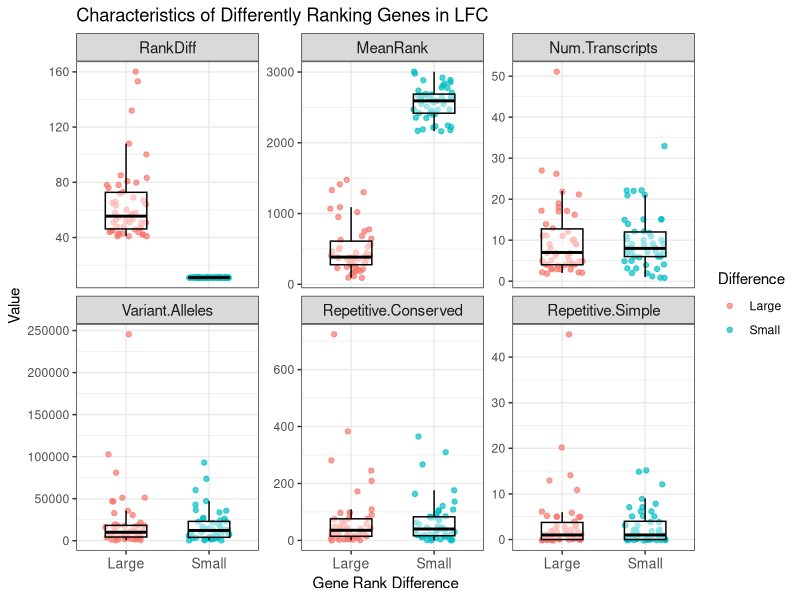
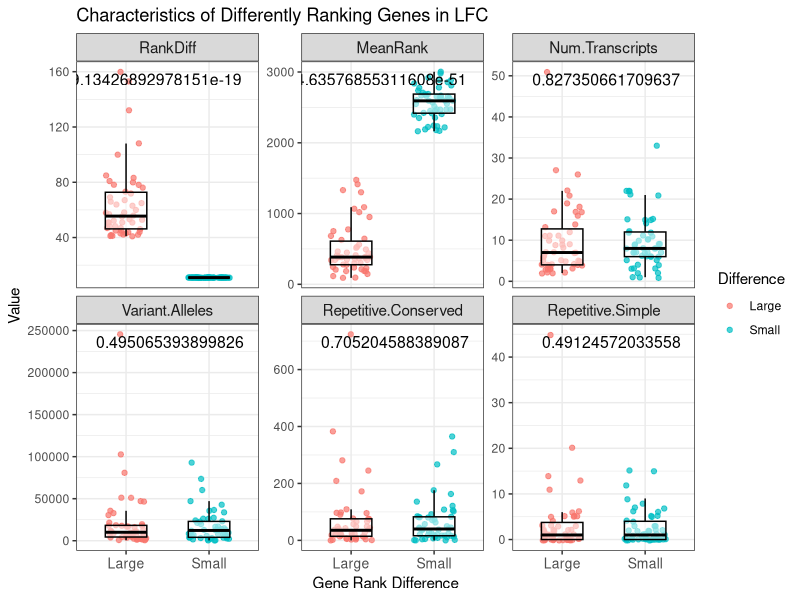

Here is the R script that generated these plots, in order:
## ---- chunk 1
knitr::opts_chunk$set(
    warning=FALSE,
    message=FALSE
    )
## ---- chunk 2
library(data.table)
library(tidyverse)
library(rmarkdown)
library(ggplot2)
## ---- chunk 3

# Import data
rankdiff <- fread("tpmVScount_LFC_RankDiff.csv")[, -1]


# Explore the data structure
dim(rankdiff)
head(rankdiff)

# Assign ranking category:
# e.g. log2FoldChange, FDR, etc
Ranking.Category <- "LFC"

# Subset top/bottom 50 rankdiff genes and add a column assigning difference size
(large.rankdiff <- head(rankdiff, 50)[, Difference := "Large"])
(small.rankdiff <- tail(rankdiff, 50)[, Difference := "Small"])

# Combine the two data frames
total.rankdiff <- rbind(large.rankdiff, small.rankdiff) 

# Explore the data frame
dim(total.rankdiff)
head(total.rankdiff)

# Convert ranking difference to absolute values
total.rankdiff <- mutate(total.rankdiff, RankDiff=abs(RankDiff))

# Rename columns 
(col.original <- colnames(total.rankdiff))
(col.new <- c(col.original[1:11], 
             "Num.Transcripts",
             "Variant.Alleles",
             "Repetitive.Conserved",
             "Repetitive.Simple", 
             col.original[length(col.original)]))

names(total.rankdiff) <- col.new

# Check out the data frame after renaming
head(total.rankdiff)

# Clean the data frame for effective plotting 
cleaned.rankdiff <- gather(total.rankdiff, 
                           Variable, 
                           Number, 
                           RankDiff, 
                           MeanRank, 
                           Num.Transcripts,
                           Variant.Alleles,
                           Repetitive.Conserved,
                           Repetitive.Simple)

Var <- unique(cleaned.rankdiff$Variable)
cleaned.rankdiff$Variable <- factor(cleaned.rankdiff$Variable, levels=Var) 

# Check out the cleaned data frame
head(cleaned.rankdiff)
## ---- chunk 4

ggplot(cleaned.rankdiff, 
       aes(x=Difference, 
           y=abs(Number),
           color=Difference)) + 
geom_jitter(width=0.25, alpha=0.7) + 
    geom_boxplot(alpha=0.5, outlier.shape=NA, color="black", width=0.5) + 
    facet_wrap(~ Variable, scales="free_y") +
    theme_bw() + 
    theme(strip.text.x=element_text(size=11),
          axis.text.x=element_text(size=10)) + 
    ggtitle(paste("Characteristics of Differently Ranking Genes in", 
                  Ranking.Category)) +
    xlab("Gene Rank Difference") + 
    ylab("Value")
## ---- chunk 5

# Set a function to perform t-test 
ttest.fn <- function(response.variable) {

    t.test(response.variable ~ Difference, data=total.rankdiff)$p.value

}

# Set a function storing p-values by variable
vec.fn <- function(pv) {c(pv, rep("", 99))}

# Create a vector storing p-values
pval.vec <- c(vec.fn(ttest.fn(total.rankdiff$RankDiff)), 
              vec.fn(ttest.fn(total.rankdiff$MeanRank)),
              vec.fn(ttest.fn(total.rankdiff$Num.Transcripts)),
              vec.fn(ttest.fn(total.rankdiff$Variant.Alleles)),
              vec.fn(ttest.fn(total.rankdiff$Repetitive.Conserved)),
              vec.fn(ttest.fn(total.rankdiff$Repetitive.Simple)))

# Add a column having calculated p-values 
cl.rankdiff <- cbind(cleaned.rankdiff,
                     P.Val=pval.vec)


# Print the modified data frame
head(cl.rankdiff)

## ---- chunk 6

ggplot(cl.rankdiff, 
       aes(x=Difference, 
           y=abs(Number),
           color=Difference)) + 
geom_jitter(width=0.25, alpha=0.7) + 
    geom_boxplot(alpha=0.5, outlier.shape=NA, color="black", width=0.5) + 
    facet_wrap(~ Variable, scales="free_y") +
    theme_bw() + 
    theme(strip.text.x=element_text(size=11),
          axis.text.x=element_text(size=10)) + 
    ggtitle(paste("Characteristics of Differently Ranking Genes in", 
                  Ranking.Category)) +
    xlab("Gene Rank Difference") + 
    ylab("Value") + 

    # Add p-values
    geom_text(data=cl.rankdiff, 
              mapping=aes(x=Inf, y=Inf, label=P.Val), 
              vjust=2, hjust=1.1, color="black", size=4) 

## ---- chunk 7

sessionInfo()
